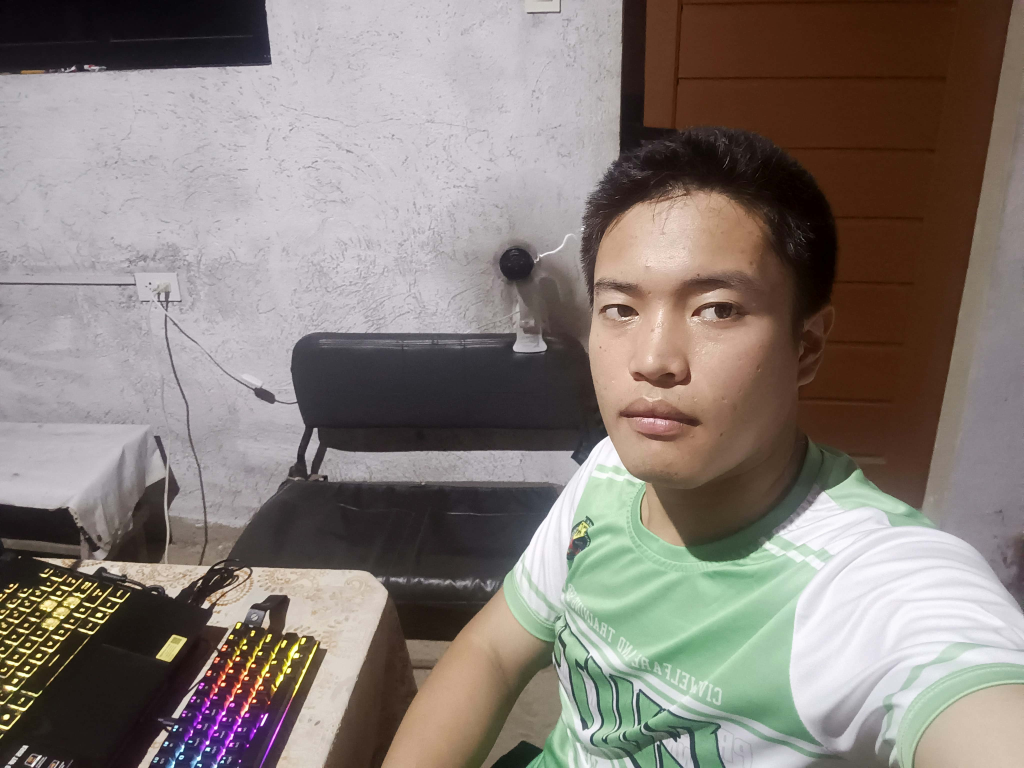
#> input picture assets/personalpic.jpg, 4096 x 3072 px (shown at 1/4 size)
$ python -i processing.py   (imports and definitions only)
#> lines starting #> are read from the running program, lines starting #| are printed output that depends on the picture
#> further down, picture is the input picture: shape (3072, 4096, 3); mean B, G, R 119.6, 125.2, 134.3
"""
processing.py - The computer vision techniques used by VisionWatch.

1. Image Operations ........ resize, Gaussian blur, colour conversion, morphology
2. Image Segmentation ...... HSV colour thresholding -> mask -> contours
3. Motion Detection ........ MOG2 background subtraction (+ tracker.py for tracking)
4. Haar Cascade ............ frontal face detection
5. Image Analysis .......... area, centroid and shape of every segmented object
"""

import math
import os
from dataclasses import dataclass, field

import cv2
import numpy as np

import config

PROJECT_ROOT = os.path.dirname(os.path.dirname(os.path.abspath(__file__)))


# ======================================================================
# 1. IMAGE OPERATIONS
# ======================================================================
@dataclass
class Preprocessed:
    """The different versions of one frame that later steps need."""
    resized: np.ndarray   # BGR frame at display size
    blurred: np.ndarray   # smoothed BGR frame (less noise)
    hsv: np.ndarray       # HSV version used for colour segmentation
    gray_eq: np.ndarray   # equalised grayscale version used for Haar faces


def resize_to_fit(frame):
    """Resize the frame so it fits inside FRAME_WIDTH x MAX_FRAME_HEIGHT (keeps aspect ratio)."""
    height, width = frame.shape[:2]
#> height = 3072; width = 4096
    scale = min(config.FRAME_WIDTH / width, config.MAX_FRAME_HEIGHT / height)
#> scale = 0.156
    new_size = (max(1, int(width * scale)), max(1, int(height * scale)))
#> new_size = (640, 480)
    return cv2.resize(frame, new_size, interpolation=cv2.INTER_AREA)
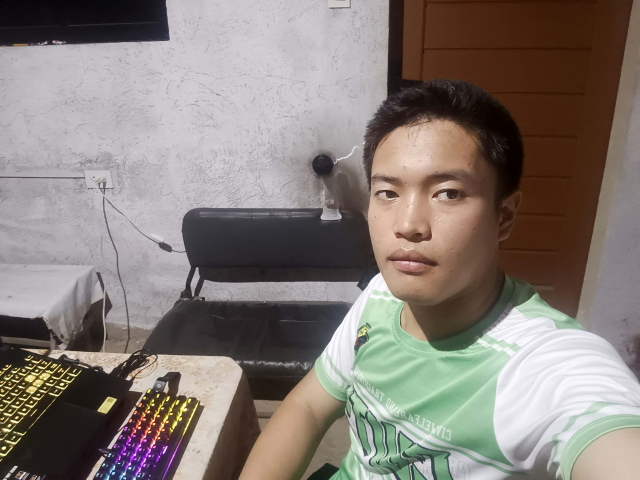
#> returned value: shape (480, 640, 3); mean of channels 0, 1, 2 119.6, 125.2, 134.3; drawn as B, G, R


def preprocess(frame):
    """Resize, blur and convert one frame into the colour spaces we need."""
    resized = resize_to_fit(frame)
    blurred = cv2.GaussianBlur(resized, config.BLUR_KERNEL, 0)   # removes small noise
    hsv = cv2.cvtColor(blurred, cv2.COLOR_BGR2HSV)               # colour is easier in HSV
#> hsv: shape (480, 640, 3); mean H, S, V 81.1, 59.4, 138
    gray = cv2.cvtColor(resized, cv2.COLOR_BGR2GRAY)
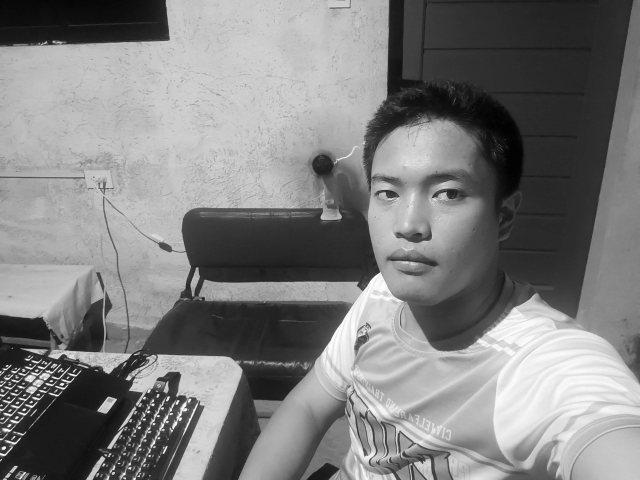
#> gray: shape (480, 640); min 1, max 254, mean 127.2
    gray_eq = cv2.equalizeHist(gray)                             # evens out brightness
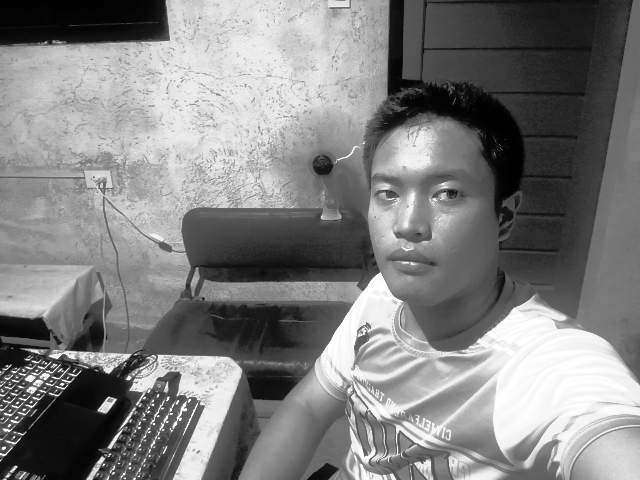
#> gray_eq: shape (480, 640); min 0, max 255, mean 128.4
    return Preprocessed(resized, blurred, hsv, gray_eq)


# [19 lines left out: functions clean_mask, segment_color, not called in this run]


# ======================================================================
# 5. IMAGE ANALYSIS (contours, centroid, area, shape)
# ======================================================================
@dataclass
class DetectedObject:
    contour: np.ndarray
    bbox: tuple        # (x, y, w, h)
    centroid: tuple    # (cx, cy)
    area: float
    shape: str


# [39 lines left out: functions classify_shape, find_objects, not called in this run]


# ======================================================================
# 3. MOTION DETECTION (background subtraction)
# ======================================================================
@dataclass
class MotionResult:
    mask: np.ndarray                       # white = pixels that moved
    boxes: list = field(default_factory=list)   # bounding boxes of big moving blobs
    percent: float = 0.0                   # % of the frame that is moving
    ready: bool = False                    # False while the background is still being learned

    @property
    def detected(self):
        return self.ready and len(self.boxes) > 0


class MotionDetector:
    """Learns the static background and reports anything that moves in front of it."""

    # [61 lines left out: functions __init__, apply, load_face_cascade, detect_faces, not called in this run]

>>> import cv2
>>> picture = cv2.imread('../assets/personalpic.jpg')
>>> result = preprocess(picture)
